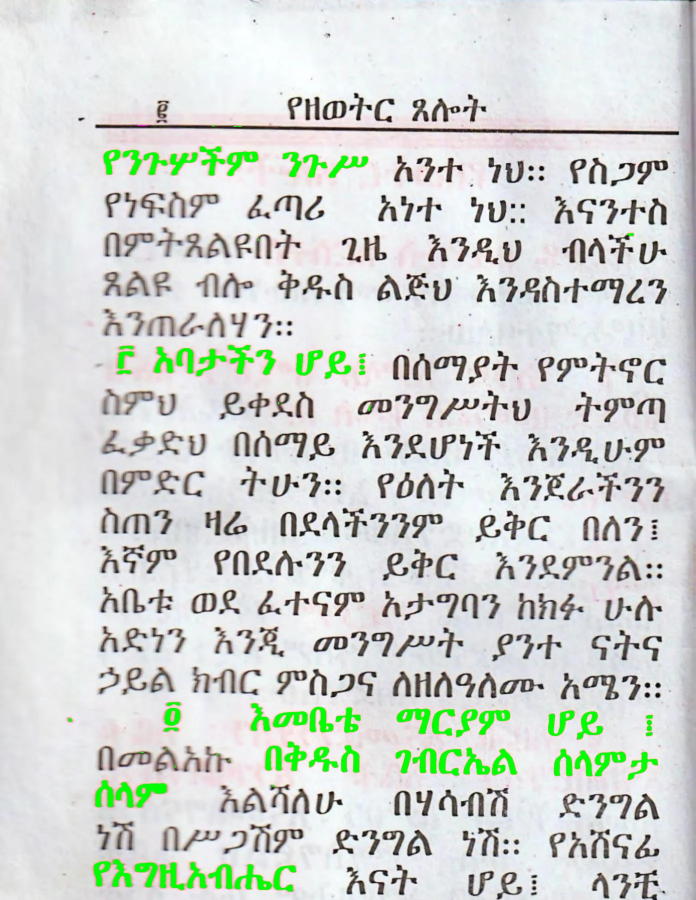
#> input picture netlify/review-assets/work/debug/page_005.webp, 1391 x 1800 px (shown at 1/2 size)
$ python -i color_split.py   (imports and definitions only)
#> lines starting #> are read from the running program, lines starting #| are printed output that depends on the picture; after the words box and inside, x2 and y2 are one past the last pixel; in counts of white or black regions, pixels touching at a corner belong together
#> further down, picture is the input picture: shape (1800, 1391, 3); mean B, G, R 210.4, 214.4, 209.8
"""Separate red ink from black ink on scanned Wudase Mariam pages.

Red in this book is semantic: it marks divine names and congregational refrains.
The scans carry two kinds of contamination that must not be mistaken for red ink:

1. Bleed-through from the reverse page - pale pink mirrored text and grey ghosting.
   Rejected by requiring high saturation together with a bounded value range.
2. Decorative red ornament borders (e.g. page 147 header).
   Rejected by connected-component shape analysis: ornaments are far wider than any
   glyph and have a much higher fill ratio.

Outputs per page:
    red_mask/page_NNN.png     binary mask of true red ink (white = red ink)
    black_layer/page_NNN.png  greyscale, red glyphs erased to paper white
    red_layer/page_NNN.png    red glyphs rendered black-on-white for OCR
    debug/page_NNN.png        original with the accepted mask tinted, for eyeballing
"""

from __future__ import annotations

import argparse
import json
from dataclasses import dataclass, asdict
from pathlib import Path

import cv2
import numpy as np


# --- Tuning ---------------------------------------------------------------
# Hue is OpenCV's 0-179 range. Red straddles the wrap point, so two windows.
HUE_LOW_MAX = 12
HUE_HIGH_MIN = 168

# True red ink on this paper sits well above this saturation; bleed-through and
# the pink watermark sit below it.
MIN_SATURATION = 90

# Reject near-black pixels that merely lean warm (dark ghosting, ink shadows).
MIN_VALUE = 70

# Red must actually dominate the other channels, not just tie them.
MIN_CHANNEL_MARGIN = 28

# Components smaller than this are scanner speckle / JPEG ringing.
MIN_COMPONENT_AREA = 28

# Ornament rejection. A glyph at 300 DPI in this book is roughly 40-90px tall and
# never spans a large fraction of the text column.
MAX_GLYPH_WIDTH_RATIO = 0.55      # of page width
MAX_GLYPH_HEIGHT_RATIO = 0.10     # of page height
ORNAMENT_FILL_RATIO = 0.55        # solid rules and borders fill their bbox densely
ORNAMENT_MIN_ASPECT = 12.0        # very wide and short => a rule or border

# 87 of the book's 218 scans are blank verso sheets carrying nothing but a faint
# website watermark. A real text page covers well over 1% of its area in ink;
# a watermark-only page covers a small fraction of that.
BLANK_INK_RATIO = 0.01

# Two pages are full-colour devotional icons (the cover, and a plate mid-book).
# The red-ink mask is meaningless on them - skin tones and warm robes read as red -
# and there is no prayer text to transcribe. Ink is dark and paper is unsaturated,
# so only a picture covers a large area in colour that is both saturated and bright.
ILLUSTRATION_COLOUR_RATIO = 0.15
ILLUSTRATION_MIN_SAT = 0.35
ILLUSTRATION_MIN_VAL = 0.35


@dataclass
class PageColorStats:
    """Per-page numbers used later by verify.py to sanity-check the transcription."""

    page: int
    width: int
    height: int
    red_ink_pixels: int
    black_ink_pixels: int
    red_components_kept: int
    red_components_dropped_small: int
    red_components_dropped_ornament: int
    red_ink_ratio: float
    ink_coverage: float
    colour_area: float
    is_blank: bool
    is_illustration: bool


def _red_candidate_mask(bgr: np.ndarray) -> np.ndarray:
    """Pixels that are plausibly red ink, before any shape filtering."""
    hsv = cv2.cvtColor(bgr, cv2.COLOR_BGR2HSV)
#> hsv: shape (1800, 1391, 3); mean H, S, V 90, 16.3, 218.9
    hue, sat, val = hsv[:, :, 0], hsv[:, :, 1], hsv[:, :, 2]
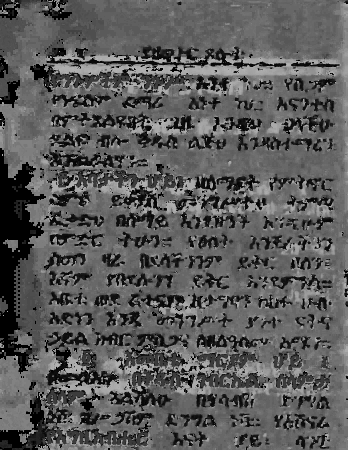
#> hue: shape (1800, 1391) (shown at 1/4 size); min 0, max 179, mean 90
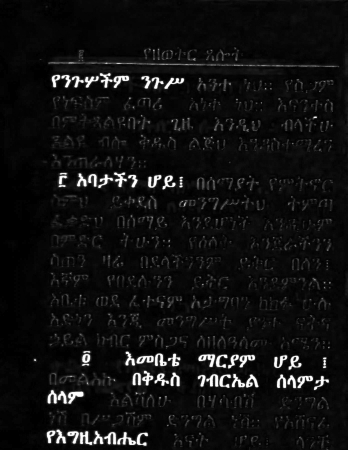
#> sat: shape (1800, 1391) (shown at 1/4 size); min 0, max 255, mean 16.3

    hue_ok = (hue <= HUE_LOW_MAX) | (hue >= HUE_HIGH_MIN)
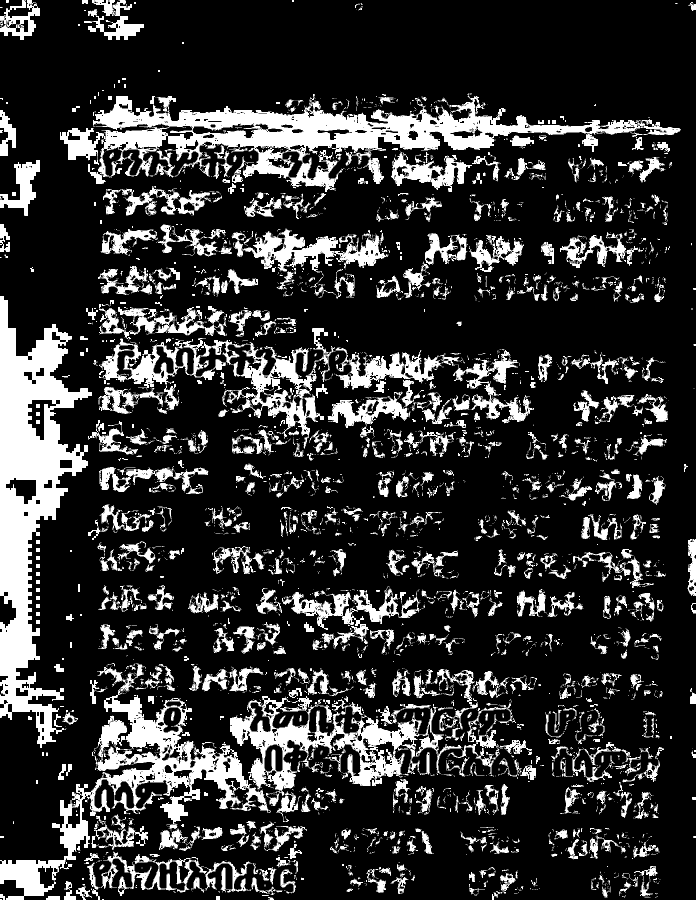
#> hue_ok: shape (1800, 1391) bool (shown at 1/2 size); 20.1% white; 4020 white regions (2996 under 20 px), largest, box (x1, y1, x2, y2) and area: (0, 592, 184, 1496) 68371, (120, 187, 1362, 384) 67931, (0, 1327, 542, 1800) 42668
    sat_ok = sat >= MIN_SATURATION
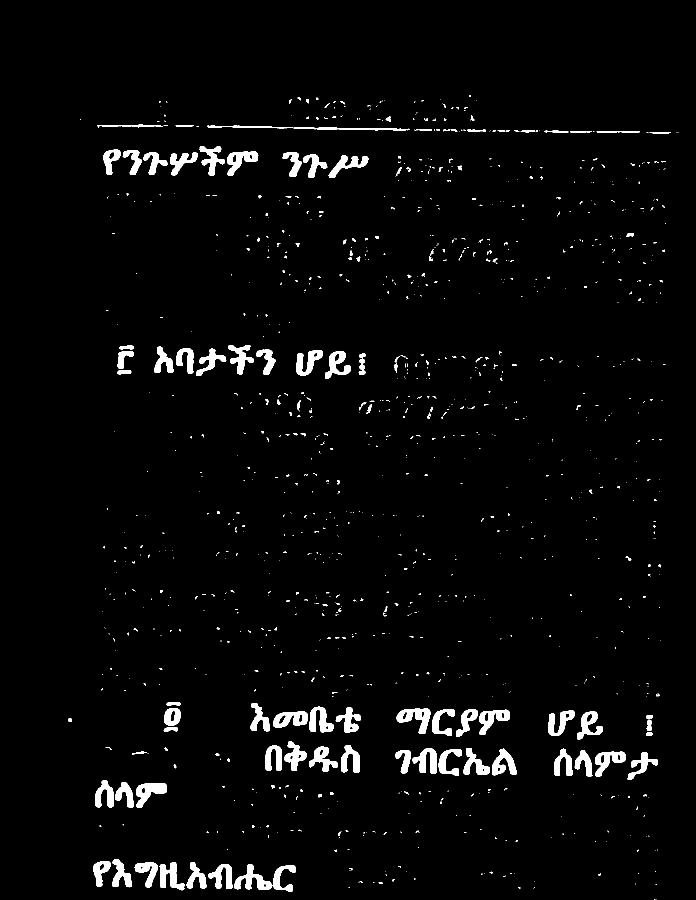
#> sat_ok: shape (1800, 1391) bool (shown at 1/2 size); 3% white; 1139 white regions (963 under 20 px), largest, box (x1, y1, x2, y2) and area: (793, 1417, 861, 1468) 1669, (272, 1566, 334, 1616) 1607, (468, 1728, 545, 1780) 1601
    val_ok = val >= MIN_VALUE
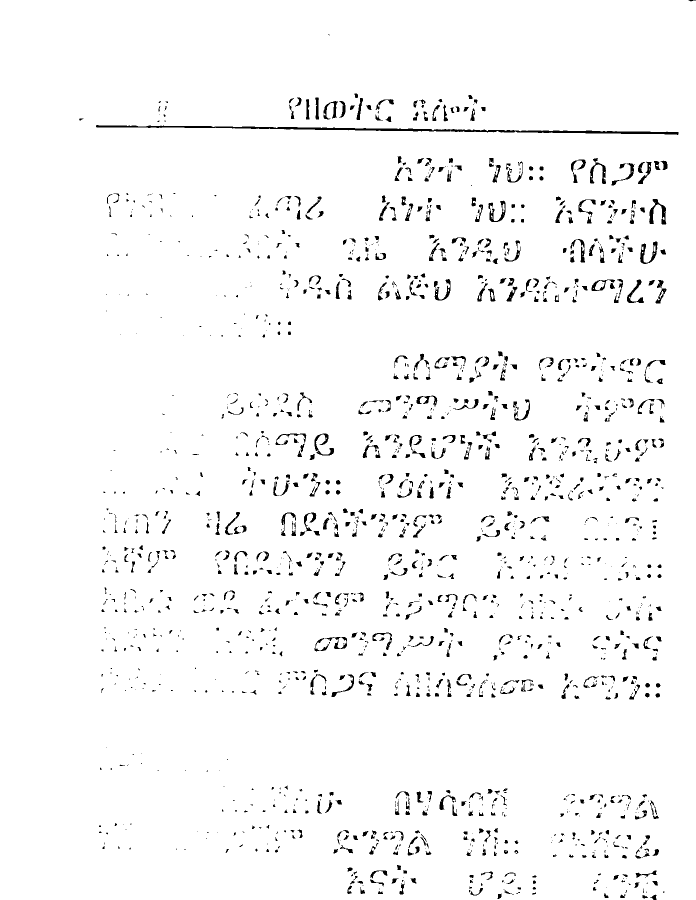
#> val_ok: shape (1800, 1391) bool (shown at 1/2 size); 97% white; 1786 black regions (807 under 20 px), largest, box (x1, y1, x2, y2) and area: (192, 250, 1357, 270) 4794, (1298, 398, 1333, 449) 643, (1280, 483, 1315, 528) 533

    # Red channel must lead green and blue by a real margin. Using int16 to avoid
    # the uint8 wraparound that would make dark pixels look falsely red.
    blue = bgr[:, :, 0].astype(np.int16)
    green = bgr[:, :, 1].astype(np.int16)
    red = bgr[:, :, 2].astype(np.int16)
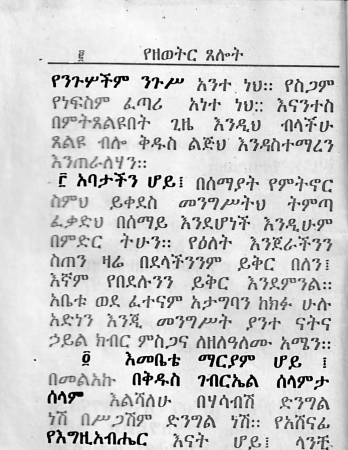
#> red: shape (1800, 1391) int16 (shown at 1/4 size); min 0, max 255, mean 209.8
    margin_ok = (red - np.maximum(green, blue)) >= MIN_CHANNEL_MARGIN
#> margin_ok: shape (1800, 1391) bool; 0.56% white in thin lines or dots, all inside (x1, y1, x2, y2) = (133, 247, 1316, 1784)

    mask = (hue_ok & sat_ok & val_ok & margin_ok).astype(np.uint8) * 255
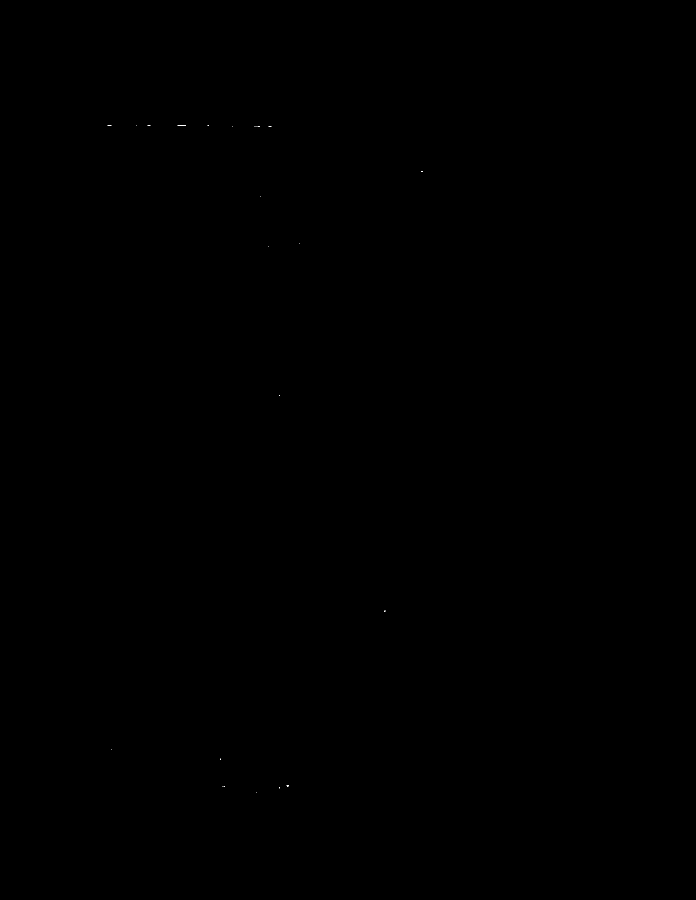
#> mask: shape (1800, 1391) (shown at 1/2 size); 0% white in thin lines or dots, all inside (x1, y1, x2, y2) = (215, 250, 845, 1586)

    # Close single-pixel gaps inside strokes, then drop isolated noise.
    kernel = cv2.getStructuringElement(cv2.MORPH_ELLIPSE, (3, 3))
    mask = cv2.morphologyEx(mask, cv2.MORPH_CLOSE, kernel)
    mask = cv2.morphologyEx(mask, cv2.MORPH_OPEN, kernel)
#> mask: shape (1800, 1391); 0% white in thin lines or dots, all inside (x1, y1, x2, y2) = (573, 1570, 577, 1574)
    return mask


# [134 lines left out: functions _is_ornament, _filter_components, _colour_area_ratio, _ink_mask, split_page, ensure_dirs, not called in this run]


def stats_path(out_root: Path) -> Path:
    return out_root / "page_stats.json"


# [40 lines left out: functions load_stats, blank_pages, split_pages, not called in this run]


# A prayer page in this book always carries some red. Zero is far more likely to
# mean the mask failed than that the page is genuinely all black.
SUSPICIOUS_NO_RED = 0.005
# Above this, the "red" is probably bleed-through or a page-wide colour cast
# being admitted as ink.
SUSPICIOUS_TOO_MUCH_RED = 0.70


# [76 lines left out: functions write_audit, main, not called in this run]


# [2 lines not run here, left out]

>>> import cv2
>>> picture = cv2.imread('../../netlify/review-assets/work/debug/page_005.webp')
>>> result = _red_candidate_mask(picture)

$ run again, on netlify/review-assets/work/debug/page_013.webp
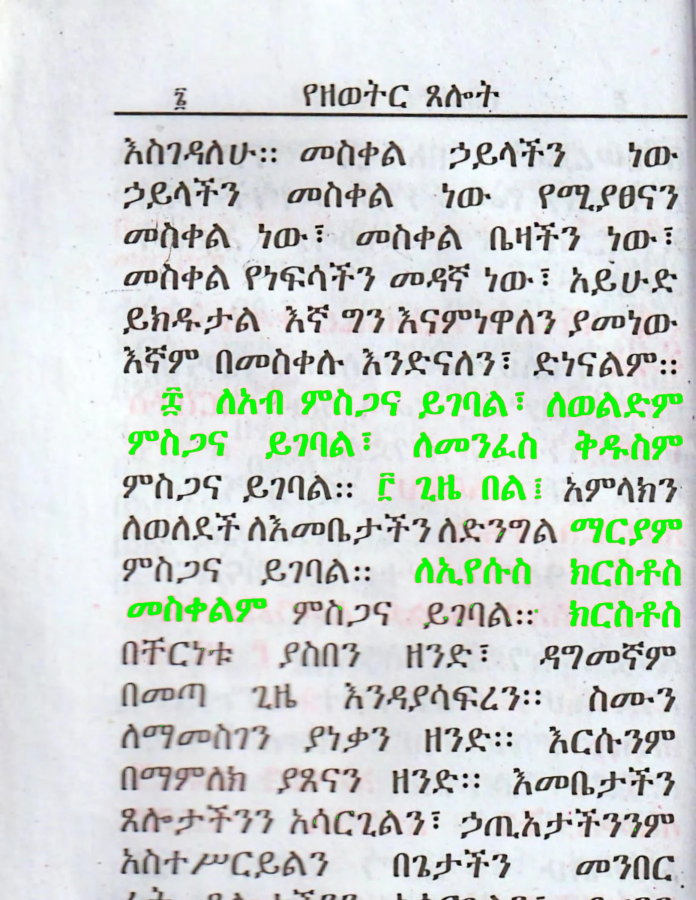
#> input picture netlify/review-assets/work/debug/page_013.webp, 1391 x 1800 px (shown at 1/2 size)
#> picture is the input picture: shape (1800, 1391, 3); mean B, G, R 212, 215.8, 209.1
#> hsv: shape (1800, 1391, 3); mean H, S, V 96.4, 18.5, 220.9
#> in _red_candidate_mask, `hue_ok = (hue <= HUE_LOW_MAX) | (hue >= HUE_HIGH_MIN)`:
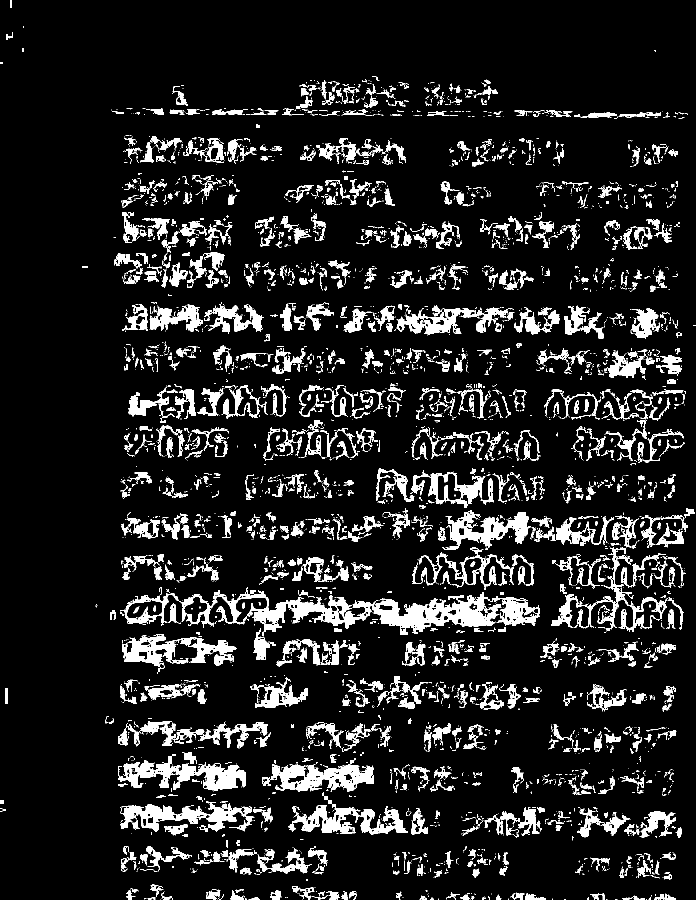
#> hue_ok: shape (1800, 1391) bool (shown at 1/2 size); 11.3% white; 4542 white regions (3409 under 20 px), largest, box (x1, y1, x2, y2) and area: (240, 1174, 1080, 1273) 24283, (236, 1508, 492, 1583) 7596, (240, 1602, 509, 1664) 6874
#> sat_ok: shape (1800, 1391) bool; 3.4% white; 1370 white regions (1150 under 20 px), largest, box (x1, y1, x2, y2) and area: (1141, 1036, 1207, 1086) 1511, (1136, 791, 1190, 834) 1484, (1304, 870, 1366, 920) 1460
#> val_ok: shape (1800, 1391) bool; 96.5% white; 1395 black regions (507 under 20 px), largest, box (x1, y1, x2, y2) and area: (230, 225, 1374, 236) 5116, (1173, 1302, 1238, 1330) 626, (472, 710, 537, 740) 617
#> in _red_candidate_mask, `margin_ok = (red - np.maximum(green, blue)) >= MIN_CHANNEL_MARGIN`:
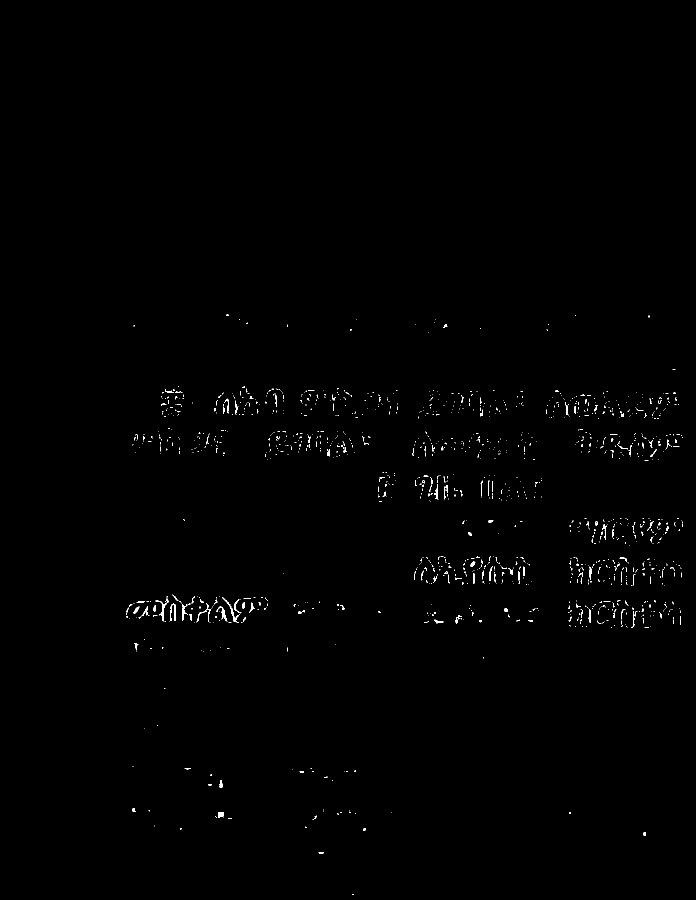
#> margin_ok: shape (1800, 1391) bool (shown at 1/2 size); 0.38% white in thin lines or dots, all inside (x1, y1, x2, y2) = (252, 628, 1366, 1790)
